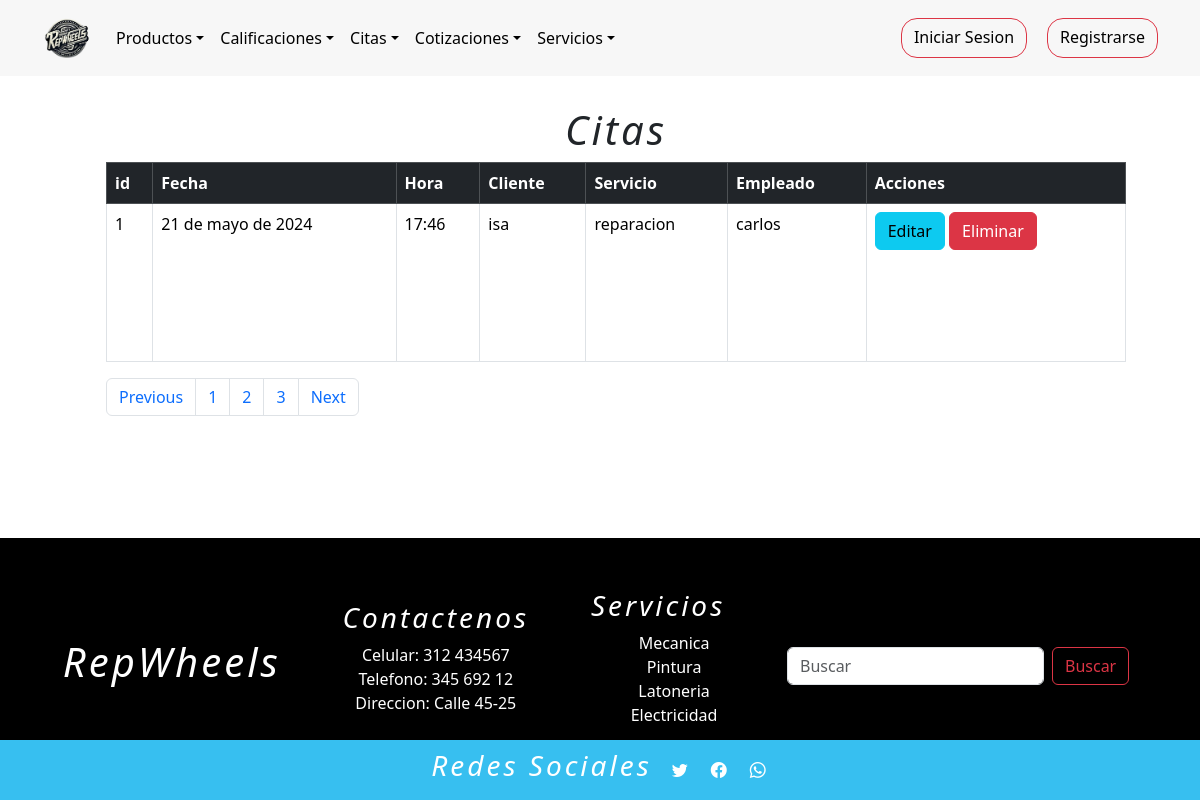
/listarCita, run on the app's committed database.
### tienda/models.py (models this page shows, shortened)
class Citas(models.Model):
    fechaServicio = models.DateField(null=True)
    hora = models.TimeField(null=True)
    cliente = models.ForeignKey(Usuarios,on_delete=models.DO_NOTHING,blank=False,null=True)
    servicio = models.ForeignKey(Servicios,on_delete=models.DO_NOTHING,blank=False,null=False)
    empleado = models.ForeignKey(Empleado, on_delete=models.DO_NOTHING,blank=False,null=True)

class Usuarios(models.Model):
    nombre=models.CharField(max_length=254)
    correo=models.CharField(max_length=254,unique=True)
    clave=models.CharField(max_length=8,null=False)
    foto = models.ImageField(upload_to="fotos_usuarios/", default="fotos_usuarios/user.png")
    token_recuperar = models.CharField(max_length=254,blank=False,null=True)
    ROLES = (
        (1,"administrador"),
        (2,"gerente"),
        (3,"empleado"),
        (4,"cliente"),
    )
    rol=models.IntegerField(choices=ROLES,default=4)
    def __str__(self):
        return self.nombre

class Servicios(models.Model):
    nombre=models.CharField(max_length=254)
    descripcion_servicio = models.TextField()
    foto = models.ImageField(upload_to="fotos_servicios/", default="fotos_servicios/servicio.jpg")
    precio = models.IntegerField(null=False,blank=False,default=100000)
    def __str__(self):
        return self.nombre

class Empleado(models.Model):
    nombre_completo=models.ForeignKey(Usuarios,on_delete=models.CASCADE,blank=False,null=True)
    cedula=models.IntegerField(unique=True)
    correo=models.CharField(max_length=254,unique=True)
    telefono=models.IntegerField(unique=True)
    fecha_contratacion=models.DateField()
    cargo=models.CharField(max_length=254)
    def __str__(self):
        return self.nombre_completo.nombre

### tienda/views.py (the view)
# urls.py: path("listarCita", views.listarCita, name="listarCita"),
def listarCita(request):
    q = Citas.objects.all()
    contexto = {"data": q}
    return render(request, "tienda/citas/listarCita.html", contexto)

### tienda/templates/tienda/citas/listarCita.html (shortened to what this page needs)
{% extends 'tienda/base1.html' %}
{% load static %}
{% block contenedor %}
<div class="container-fluid m-3" style="padding:90px;">
    <h1>Citas</h1>
        <table class="table table-bordered">
            <thead class="table-dark">
                <tr>
                    <th>id</th>
                    <th>Fecha</th>
                    <th>Hora</th>
                    <th>Cliente</th>
                    <th>Servicio</th>
                    <th>Empleado</th>
                    <th>Acciones</th>
                </tr>
            </thead>
            <tbody>
                {% for r in data %}
                    <tr>
                        <td>{{ r.id }}</td>
                        <td>{{ r.fechaServicio }}</td>
                        <td>{{ r.hora }}</td>
                        <td>{{ r.cliente }}</td>
                        <td>{{ r.servicio }}</td>
                        <td>{{ r.empleado }}</td>
                        <td>
                            <a class="btn btn-info" href="{% url 'cita_formulario_editar' r.id %}">Editar</a>
                            <a class="btn btn-danger" href="javascript:eliminar('{% url 'citaEliminar' r.id %}')">Eliminar</a>
                        </td>
                    </tr>
                {% endfor %}
            </tbody>
        </table>
        <nav aria-label="Page navigation example">
            <ul class="pagination">
                <li class="page-item"><a class="page-link" href="#">Previous</a></li>
                <li class="page-item"><a class="page-link" href="#">1</a></li>
                <li class="page-item"><a class="page-link" href="#">2</a></li>
                <li class="page-item"><a class="page-link" href="#">3</a></li>
                <li class="page-item"><a class="page-link" href="#">Next</a></li>
            </ul>
        </nav>
</div>
{% endblock %}

### tienda/static/tienda/css/listarPro.css (style rules this page uses)
h1 { font-style: italic; }
table { width: 800px; height: 200px; }
footer h3,h1 { text-align: center; font-style: italic; letter-spacing: 3px; }
li { list-style: none; }

### data on the page
Citas: id "1", fechaServicio "21 de mayo de 2024", hora "17:46", cliente "isa", servicio "reparacion", empleado "carlos"
